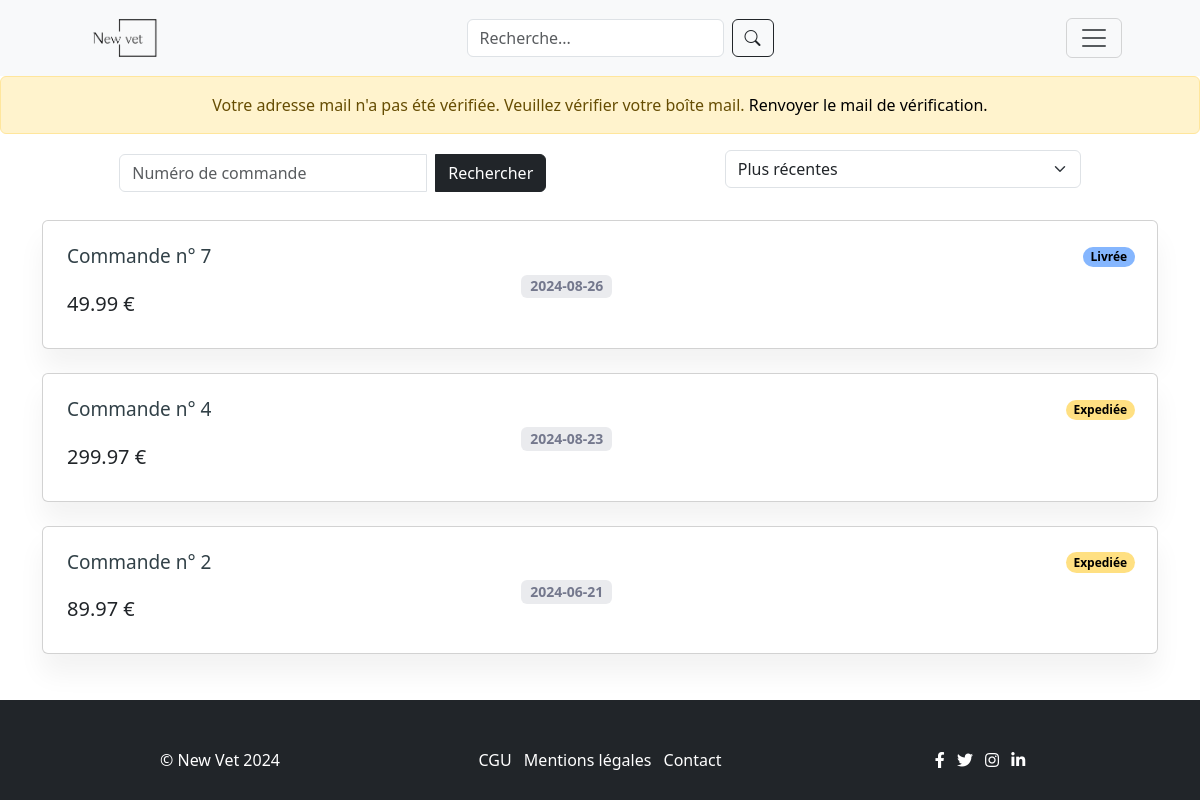
Page /myorders.php (signed in) on the committed database.
### tables this page shows
CREATE TABLE `commandes` (
  `id` int(11) NOT NULL,
  `utilisateur_id` int(11) NOT NULL,
  `date_creation` date NOT NULL DEFAULT current_timestamp(),
  `prix_total` decimal(10,2) NOT NULL DEFAULT 0.00,
  `statut` int(1) NOT NULL DEFAULT 1,
  `adresse_de_facturation` int(11) NOT NULL,
  `adresse_de_livraison` int(11) NOT NULL,
  `moyen_de_paiement` int(11) NOT NULL
);

### functions.php (called while the page is built, shortened)
<?php
function getOrdersByUserIdNewest($con, $user_id){
    $query = "SELECT * FROM commandes WHERE utilisateur_id = '$user_id' ORDER BY date_creation DESC";
    $result = mysqli_query($con,$query);
    if($result && mysqli_num_rows($result)> 0){
        $orders = mysqli_fetch_all($result, MYSQLI_ASSOC);
        return $orders;
    }
}
?>

### myorders.php (the view, shortened to what this page needs)
<?php
include("config.php");
include("functions.php");
if (isset($_GET['orderNumber'])) {
    $searchOrderNumber = (int)$_GET['orderNumber'];
} else {
    $searchOrderNumber = '';
}
$orders = array();
if ($searchOrderNumber > 0) {
    $orders = getOrdersByUserIdAndNumber($con, $_SESSION['user_id'], $searchOrderNumber);
} else {
    $orders = getOrdersByUserIdNewest($con, $_SESSION['user_id']);
}
?>
<!DOCTYPE html>
<html lang="fr">
<head>
    <link rel="stylesheet" href="https://cdn.jsdelivr.net/npm/bootstrap-icons@1.11.3/font/bootstrap-icons.min.css">
    <link href="https://cdn.jsdelivr.net/npm/bootstrap@5.3.3/dist/css/bootstrap.min.css" rel="stylesheet"
>
    <link rel="stylesheet" href="assets/css/style.css" />
    <link rel="stylesheet" href="assets/css/myorders.css" />
</head>
<body>
    <main>
        <?php include "header.php"; ?>
        <section class="section mt-3">
            <div class="container">
                <div class="justify-content-center row d-flex justify-content-around">
                    <span class="col-lg-5 row">
                        <form method="GET" action="" class="d-flex align-items-center">
                            <div class="input-group">
                                <input name="orderNumber"
                                    placeholder="Numéro de commande" type="search" class="form-control "
                                    value="<?php if ($searchOrderNumber != 0) echo $searchOrderNumber ?>" />
                                <button type="submit" class="btn btn-dark ms-2">Rechercher</button>
                            </div>
                        </form>
                    </span>
                    <div class="col-lg-4 mb-2">
                        <select class="form-select" id="ordersOrder" onchange="ordersSort()">
                            <option value="1">Plus récentes</option>
                        </select>
                    </div>
                </div>
                <div class="row">
                    <div class="col-lg-12">
                        <div id="ordersList">
                            <?php
                            if (is_array($orders)) {
                                foreach ($orders as $order) {
                                    $orderId = $order['id'];
                                    $orderDate = $order['date_creation'];
                                    $orderTotal = $order['prix_total'];
                                    $orderStatus = $order['statut'];
                                    $orderStatusTag = "<p class='badge rounded-pill bg-danger text-black'>Etat Inconnu</p>";
                                    switch ($orderStatus) {
                                        case 2:
                                            $orderStatusTag = "<p class='badge rounded-pill bg-warning text-black' style='--bs-bg-opacity: .5;'>Expediée</p>";
                                            break;
                                        case 4:
                                            $orderStatusTag = "<p class='badge rounded-pill bg-primary text-black' style='--bs-bg-opacity: .5;'>Livrée</p>";
                                            break;
                                    }
                                    echo "<div class='order-list-box card mt-4'>
                                            <div class='p-4 card-body'>
                                                <div class='align-items-center row'>
                                                    <div class='col-lg-5'>
                                                        <div class='mt-3 mt-lg-0'>
                                                            <h5 class='fs-19 mb-4'>
                                                                <a class='primary-link' href='order.php?id=$orderId'>Commande n° $orderId</a>
                                                            </h5>
                                                            <h5>$orderTotal €</h5>
                                                        </div>
                                                    </div>
                                                <div class='col-lg-4'>
                                                    <div class='mt-2 mt-lg-0 d-flex flex-wrap align-items-start gap-1'>
                                                        <span class='badge bg-soft-secondary fs-14 mt-1'>$orderDate</span>
                                                    </div>
                                                </div>
                                            </div>
                                            <div class='shipping-state'>
                                                $orderStatusTag
                                            </div>
                                        </div>
                                    </div>";
                                }
                            } else {
                                echo "<h2 class='mt-5 shadow p-5'>Aucune commande</h2>";
                            }
                            ?>
                        </div>
                    </div>
                </div>
            </div>
        </section>
        <div class="push"></div>
    </main>
    <?php include "footer.php"; ?>
</body>
</html>

### assets/css/style.css (style rules this page uses)
body, html { height: 100%; }
main { min-height: 100vh; margin-bottom: -100px; }
footer,.push { height: 100px; }

### assets/css/myorders.css (style rules this page uses)
.card { box-shadow: 0 20px 27px 0 rgb(0 0 0 / 5%); }
.fs-19 { font-size: 19px; }
.primary-link { color: #314047; -webkit-transition: all .5s ease; transition: all .5s ease; }
a { color: #02af74; text-decoration: none; }
.order-list-box .shipping-state { position: absolute; right: 22px; top: 22px; }
.fs-14 { font-size: 14px; }
.bg-soft-secondary { background-color: rgba(116, 120, 141, .15) !important; color: #74788d !important; }
.mt-1 { margin-top: 0.25rem !important; }

### rows in the picture
commandes: id "7", prix_total "49.99", date_creation "2024-08-26", statut "Livrée"
commandes: id "4", prix_total "299.97", date_creation "2024-08-23", statut "Expediée"
commandes: id "2", prix_total "89.97", date_creation "2024-06-21", statut "Expediée"
